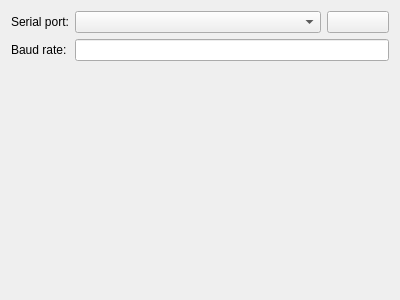
<?xml version="1.0" encoding="UTF-8"?>
<ui version="4.0">
 <class>SerialConfigWidget</class>
 <widget class="QWidget" name="SerialConfigWidget">
  <property name="geometry">
   <rect>
    <x>0</x>
    <y>0</y>
    <width>400</width>
    <height>300</height>
   </rect>
  </property>
  <property name="windowTitle">
   <string>Serial Configuration Widget</string>
  </property>
  <layout class="QFormLayout" name="formLayout">
   <item row="0" column="0">
    <widget class="QLabel" name="label1">
     <property name="text">
      <string>Serial port:</string>
     </property>
    </widget>
   </item>
   <item row="0" column="1">
    <layout class="QHBoxLayout" name="horizontalLayout" stretch="4,1">
     <item>
      <widget class="QComboBox" name="serialPortsComboBox"/>
     </item>
     <item>
      <widget class="QPushButton" name="rescanSerialPortsButton">
       <property name="toolTip">
        <string>Rescan serial ports</string>
       </property>
       <property name="text">
        <string/>
       </property>
       <property name="icon">
        <iconset theme="view-refresh">
         <normaloff>.</normaloff>.</iconset>
       </property>
      </widget>
     </item>
    </layout>
   </item>
   <item row="1" column="0">
    <widget class="QLabel" name="label2">
     <property name="text">
      <string>Baud rate:</string>
     </property>
    </widget>
   </item>
   <item row="1" column="1">
    <widget class="QLineEdit" name="baudRateTextField"/>
   </item>
  </layout>
 </widget>
 <tabstops>
  <tabstop>serialPortsComboBox</tabstop>
  <tabstop>rescanSerialPortsButton</tabstop>
  <tabstop>baudRateTextField</tabstop>
 </tabstops>
 <resources>
  <include location="resources.qrc"/>
 </resources>
 <connections/>
</ui>
